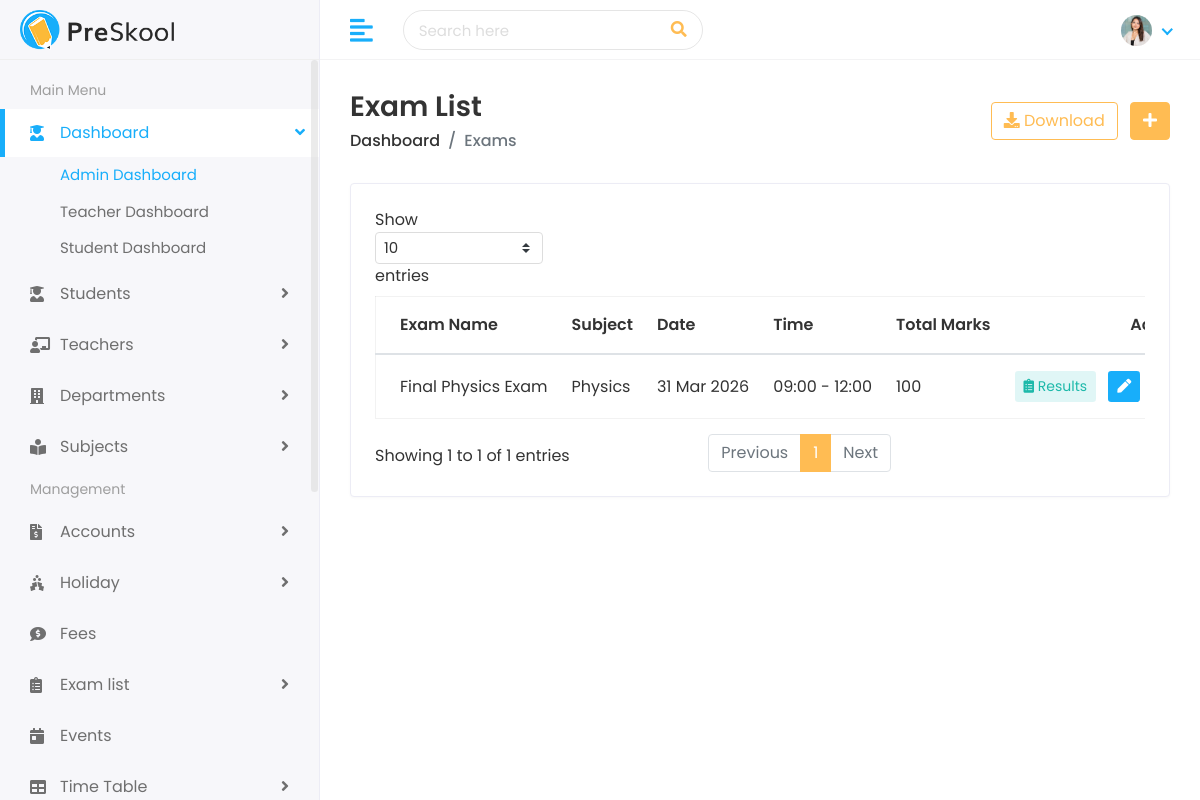
The app's page /exams/ with its own data.
### faculty/models.py (models this page shows, shortened)
class Exam(models.Model):
    name = models.CharField(max_length=200)
    subject = models.ForeignKey(Subject, on_delete=models.CASCADE)
    exam_date = models.DateField()
    start_time = models.TimeField()
    end_time = models.TimeField()
    total_marks = models.IntegerField()

class Subject(models.Model):
    name = models.CharField(max_length=200)
    code = models.CharField(max_length=50, unique=True)
    department = models.ForeignKey(
        Department, on_delete=models.SET_NULL,
        null=True, blank=True, related_name='subjects'
    )
    teacher = models.ForeignKey(
        Teacher, on_delete=models.SET_NULL,
        null=True, blank=True, related_name='subjects'
    )

### faculty/views.py (the view)
# urls.py: path('exams/', views.exam_list, name='exam_list'),
def exam_list(request):
    exams = Exam.objects.all().order_by('-exam_date')
    return render(request, 'exams/exams.html', {'exams': exams})

### templates/exams/exams.html (shortened to what this page needs)
{% extends 'Home/base.html' %}
{% load static %}
{% block body %}
<div class="page-wrapper">
    <div class="content container-fluid">
        <div class="page-header">
            <div class="row align-items-center">
                <div class="col">
                    <h3 class="page-title">Exam List</h3>
                    <ul class="breadcrumb">
                        <li class="breadcrumb-item"><a href="/dashboard">Dashboard</a></li>
                        <li class="breadcrumb-item active">Exams</li>
                    </ul>
                </div>
                <div class="col-auto text-right float-right ml-auto">
                    <a href="#" class="btn btn-outline-primary mr-2"><i class="fas fa-download"></i> Download</a>
                    <a href="{% url 'add_exam' %}" class="btn btn-primary"><i class="fas fa-plus"></i></a>
                </div>
            </div>
        </div>
        <div class="row">
            <div class="col-sm-12">
                <div class="card card-table">
                    <div class="card-body">
                        <div class="table-responsive">
                            <table class="table table-hover table-center mb-0 datatable">
                                <thead>
                                    <tr>
                                        <th>Exam Name</th>
                                        <th>Subject</th>
                                        <th>Date</th>
                                        <th>Time</th>
                                        <th>Total Marks</th>
                                        <th class="text-right">Action</th>
                                    </tr>
                                </thead>
                                <tbody>
                                    {% for exam in exams %}
                                    <tr>
                                        <td>{{ exam.name }}</td>
                                        <td>{{ exam.subject.name }}</td>
                                        <td>{{ exam.exam_date|date:"d M Y" }}</td>
                                        <td>{{ exam.start_time|time:"H:i" }} - {{ exam.end_time|time:"H:i" }}</td>
                                        <td>{{ exam.total_marks }}</td>
                                        <td class="text-right">
                                            <div class="actions">
                                                <a href="{% url 'exam_results' exam.pk %}"
                                                    class="btn btn-sm bg-info-light mr-2" title="Manage Results">
                                                    <i class="fas fa-clipboard-list"></i> Results
                                                </a>
                                                <a href="{% url 'edit_exam' exam.pk %}"
                                                    class="btn btn-sm bg-success-light mr-2">
                                                    <i class="fas fa-pen"></i>
                                                </a>
                                            </div>
                                        </td>
                                    </tr>
                                    {% endfor %}
                                </tbody>
                            </table>
                        </div>
                    </div>
                </div>
            </div>
        </div>
    </div>
</div>
</div>
</body>
</html>
{% endblock %}

### static/assets/css/style.css (style rules this page uses)
html { height: 100%; }
body { background-color: #fff; color: #333; font-family: 'Poppins', sans-serif; font-size: 1rem; height: 100%; line-height: 1.5; overflow-x: hidden; }
h1, h2, h3, h4, h5, h6 { font-family: 'Poppins', sans-serif; margin-top: 0; }
ul, ol { padding: 0px; list-style: none; }
.table { color: #333; max-width: 100%; margin-bottom: 0; width: 100%; }
.table.dataTable { border-collapse: collapse !important; border: 1px solid rgba(0, 0, 0, 0.05); }
.table thead tr th { font-weight: 600; }
.table tbody tr { border-bottom: 1px solid rgba(0, 0, 0, 0.05); }
.table.table-center td, .table.table-center th { vertical-align: middle; }
.card-table .card-body .table > thead > tr > th { border-top: 0; }
.card-table .card-body .table tr td:first-child, .card-table .card-body .table tr th:first-child { padding-left: 1.5rem; }
.card-table .card-body .table tr td:last-child, .card-table .card-body .table tr th:last-child { padding-right: 1.5rem; }
.card-table .table td, .card-table .table th { border-top: 1px solid #e2e5e8; padding: 1rem 0.75rem; white-space: nowrap; }
.btn-primary { background-color: #FFBC53; border: 1px solid #FFBC53; }
.btn-outline-primary { color: #FFBC53; border-color: #FFBC53; }
.card { border: 1px solid #ececf5; box-shadow: 0 1px 3px 0 rgba(0, 0, 0, 0.03); margin-bottom: 1.875rem; }
.card-body { padding: 1.5rem; }
.bg-info-light { background-color:rgba(2, 182, 179,0.12) !important; color:#1db9aa !important; }
.bg-success-light { background-color: #18aefa; color: #fff; }
.page-wrapper { margin-left: 320px; padding-top: 60px; position: relative; transition: all 0.4s ease; }
.page-wrapper > .content { padding: 1.875rem 1.875rem 0; }
.page-header { margin-bottom: 1.875rem; }
.page-header .breadcrumb { background-color: transparent; color: #6c757d; font-size: 1rem; font-weight: 500; margin-bottom: 0; padding: 0; }
.page-header .breadcrumb a { color: #333; }
.page-title { font-size: 28px; font-weight: 600; color: #333; margin-bottom: 5px; }

### records on screen
Exam: name "Final Physics Exam", subject.name "Physics", exam_date "31 Mar 2026", start_time "09:00", end_time "12:00", total_marks "100"
